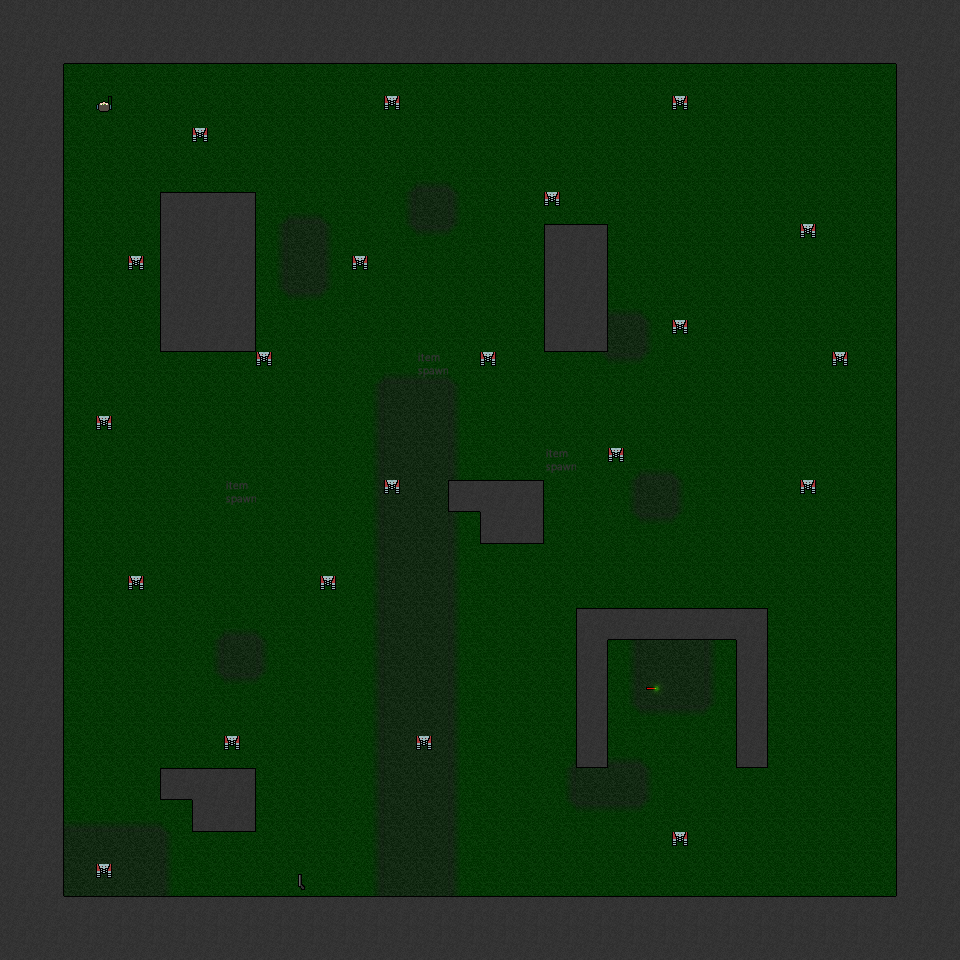

A 2D game scene composited from a Tiled map and its tileset images. What follows is a short description and the map's XML, with every tile layer's data as written:
An orthogonal 30x30 tile map with 32x32 px tiles, 2 tile layers (Tile Layer 1, Entity Layer), 2 tilesets.

<map version="1.0" orientation="orthogonal" width="30" height="30" tilewidth="32" tileheight="32">
 <tileset firstgid="1" name="tilesheet" tilewidth="32" tileheight="32">
  <image source="../images/tilesheet.png" width="128" height="512" />
 </tileset>
 <tileset firstgid="65" name="entitysheet" tilewidth="32" tileheight="32">
  <image source="../images/entitysheet.png" width="128" height="256" />
 </tileset>
 <layer name="Tile Layer 1" width="30" height="30">
  <data encoding="csv">
10,10,10,10,10,10,10,10,10,10,10,10,10,10,10,10,10,10,10,10,10,10,10,10,10,10,10,10,10,10,
10,10,14,14,14,14,14,14,14,14,14,14,14,14,14,14,14,14,14,14,14,14,14,14,14,14,14,14,10,10,
10,11,23,23,23,23,23,23,23,23,23,23,23,23,23,23,23,23,23,23,23,23,23,23,23,23,23,23,9,10,
10,11,23,23,23,23,23,23,23,23,23,23,23,23,23,23,23,23,23,23,23,23,23,23,23,23,23,23,9,10,
10,11,23,23,23,23,23,23,23,23,23,23,23,23,23,23,23,23,23,23,23,23,23,23,23,23,23,23,9,10,
10,11,23,23,23,23,23,23,23,23,23,23,30,31,32,23,23,23,23,23,23,23,23,23,23,23,23,23,9,10,
10,11,23,23,23,5,6,7,30,31,32,23,34,35,36,23,23,23,23,23,23,23,23,23,23,23,23,23,9,10,
10,11,23,23,23,9,10,11,34,35,36,23,38,39,40,23,23,5,7,23,23,23,23,23,23,23,23,23,9,10,
10,11,23,23,23,9,10,11,34,35,36,23,23,23,23,23,23,9,11,23,23,23,23,23,23,23,23,23,9,10,
10,11,23,23,23,9,10,11,38,39,40,23,23,23,23,23,23,9,11,31,32,23,23,23,23,23,23,23,9,10,
10,11,23,23,23,13,14,15,23,23,23,23,23,23,23,23,23,13,15,35,36,23,23,23,23,23,23,23,9,10,
10,11,23,23,23,23,23,23,23,23,23,30,31,31,32,23,23,23,38,39,40,23,23,23,23,23,23,23,9,10,
10,11,23,23,23,23,23,23,23,23,23,34,35,35,36,23,23,23,23,23,23,23,23,23,23,23,23,23,9,10,
10,11,23,23,23,23,23,23,23,23,23,34,35,35,36,23,23,23,23,23,23,23,23,23,23,23,23,23,9,10,
10,11,23,23,23,23,23,23,23,23,23,34,35,35,36,23,23,23,23,30,31,32,23,23,23,23,23,23,9,10,
10,11,23,23,23,23,23,23,23,23,23,34,35,35,2,6,7,23,23,34,35,36,23,23,23,23,23,23,9,10,
10,11,23,23,23,23,23,23,23,23,23,34,35,35,36,13,15,23,23,38,39,40,23,23,23,23,23,23,9,10,
10,11,23,23,23,23,23,23,23,23,23,34,35,35,36,23,23,23,23,23,23,23,23,23,23,23,23,23,9,10,
10,11,23,23,23,23,23,23,23,23,23,34,35,35,36,23,23,23,23,23,23,23,23,23,23,23,23,23,9,10,
10,11,23,23,23,23,30,31,32,23,23,34,35,35,36,23,23,23,5,12,12,12,12,7,23,23,23,23,9,10,
10,11,23,23,23,23,34,35,36,23,23,34,35,35,36,23,23,23,16,34,35,35,36,16,23,23,23,23,9,10,
10,11,23,23,23,23,38,39,40,23,23,34,35,35,36,23,23,23,16,34,35,35,36,16,23,23,23,23,9,10,
10,11,23,23,23,23,23,23,23,23,23,34,35,35,36,23,23,23,16,38,39,39,40,16,23,23,23,23,9,10,
10,11,23,23,23,23,23,23,23,23,23,34,35,35,36,23,23,30,8,31,32,23,23,8,23,23,23,23,9,10,
10,11,23,23,23,2,6,7,23,23,23,34,35,35,36,23,23,34,35,35,36,23,23,23,23,23,23,23,9,10,
10,11,31,31,31,32,13,15,23,23,23,34,35,35,36,23,23,38,39,39,40,23,23,23,23,23,23,23,9,10,
10,11,35,35,35,36,23,23,23,23,23,34,35,35,36,23,23,23,23,23,23,23,23,23,23,23,23,23,9,10,
10,11,35,35,35,36,23,23,23,23,23,34,35,35,36,23,23,23,23,23,23,23,23,23,23,23,23,23,9,10,
10,10,6,6,6,6,6,6,6,6,6,6,6,6,6,6,6,6,6,6,6,6,6,6,6,6,6,6,10,10,
10,10,10,10,10,10,10,10,10,10,10,10,10,10,10,10,10,10,10,10,10,10,10,10,10,10,10,10,10,10
</data>
 </layer>
 <layer name="Entity Layer" width="30" height="30">
  <data encoding="csv">
0,0,0,0,0,0,0,0,0,0,0,0,0,0,0,0,0,0,0,0,0,0,0,0,0,0,0,0,0,0,
0,0,0,0,0,0,0,0,0,0,0,0,0,0,0,0,0,0,0,0,0,0,0,0,0,0,0,0,0,0,
0,0,0,0,0,0,0,0,0,0,0,0,0,0,0,0,0,0,0,0,0,0,0,0,0,0,0,0,0,0,
0,0,0,65,0,0,0,0,0,0,0,0,67,0,0,0,0,0,0,0,0,67,0,0,0,0,0,0,0,0,
0,0,0,0,0,0,67,0,0,0,0,0,0,0,0,0,0,0,0,0,0,0,0,0,0,0,0,0,0,0,
0,0,0,0,0,0,0,0,0,0,0,0,0,0,0,0,0,0,0,0,0,0,0,0,0,0,0,0,0,0,
0,0,0,0,0,0,0,0,0,0,0,0,0,0,0,0,0,67,0,0,0,0,0,0,0,0,0,0,0,0,
0,0,0,0,0,0,0,0,0,0,0,0,0,0,0,0,0,0,0,0,0,0,0,0,0,67,0,0,0,0,
0,0,0,0,67,0,0,0,0,0,0,67,0,0,0,0,0,0,0,0,0,0,0,0,0,0,0,0,0,0,
0,0,0,0,0,0,0,0,0,0,0,0,0,0,0,0,0,0,0,0,0,0,0,0,0,0,0,0,0,0,
0,0,0,0,0,0,0,0,0,0,0,0,0,0,0,0,0,0,0,0,0,67,0,0,0,0,0,0,0,0,
0,0,0,0,0,0,0,0,67,0,0,0,0,84,0,67,0,0,0,0,0,0,0,0,0,0,67,0,0,0,
0,0,0,0,0,0,0,0,0,0,0,0,0,0,0,0,0,0,0,0,0,0,0,0,0,0,0,0,0,0,
0,0,0,67,0,0,0,0,0,0,0,0,0,0,0,0,0,0,0,0,0,0,0,0,0,0,0,0,0,0,
0,0,0,0,0,0,0,0,0,0,0,0,0,0,0,0,0,84,0,67,0,0,0,0,0,0,0,0,0,0,
0,0,0,0,0,0,0,84,0,0,0,0,67,0,0,0,0,0,0,0,0,0,0,0,0,67,0,0,0,0,
0,0,0,0,0,0,0,0,0,0,0,0,0,0,0,0,0,0,0,0,0,0,0,0,0,0,0,0,0,0,
0,0,0,0,0,0,0,0,0,0,0,0,0,0,0,0,0,0,0,0,0,0,0,0,0,0,0,0,0,0,
0,0,0,0,67,0,0,0,0,0,67,0,0,0,0,0,0,0,0,0,0,0,0,0,0,0,0,0,0,0,
0,0,0,0,0,0,0,0,0,0,0,0,0,0,0,0,0,0,0,0,0,0,0,0,0,0,0,0,0,0,
0,0,0,0,0,0,0,0,0,0,0,0,0,0,0,0,0,0,0,0,0,0,0,0,0,0,0,0,0,0,
0,0,0,0,0,0,0,0,0,0,0,0,0,0,0,0,0,0,0,0,81,0,0,0,0,0,0,0,0,0,
0,0,0,0,0,0,0,0,0,0,0,0,0,0,0,0,0,0,0,0,0,0,0,0,0,0,0,0,0,0,
0,0,0,0,0,0,0,67,0,0,0,0,0,67,0,0,0,0,0,0,0,0,0,0,0,0,0,0,0,0,
0,0,0,0,0,0,0,0,0,0,0,0,0,0,0,0,0,0,0,0,0,0,0,0,0,0,0,0,0,0,
0,0,0,0,0,0,0,0,0,0,0,0,0,0,0,0,0,0,0,0,0,0,0,0,0,0,0,0,0,0,
0,0,0,0,0,0,0,0,0,0,0,0,0,0,0,0,0,0,0,0,0,67,0,0,0,0,0,0,0,0,
0,0,0,67,0,0,0,0,0,71,0,0,0,0,0,0,0,0,0,0,0,0,0,0,0,0,0,0,0,0,
0,0,0,0,0,0,0,0,0,0,0,0,0,0,0,0,0,0,0,0,0,0,0,0,0,0,0,0,0,0,
0,0,0,0,0,0,0,0,0,0,0,0,0,0,0,0,0,0,0,0,0,0,0,0,0,0,0,0,0,0
</data>
 </layer>
</map>